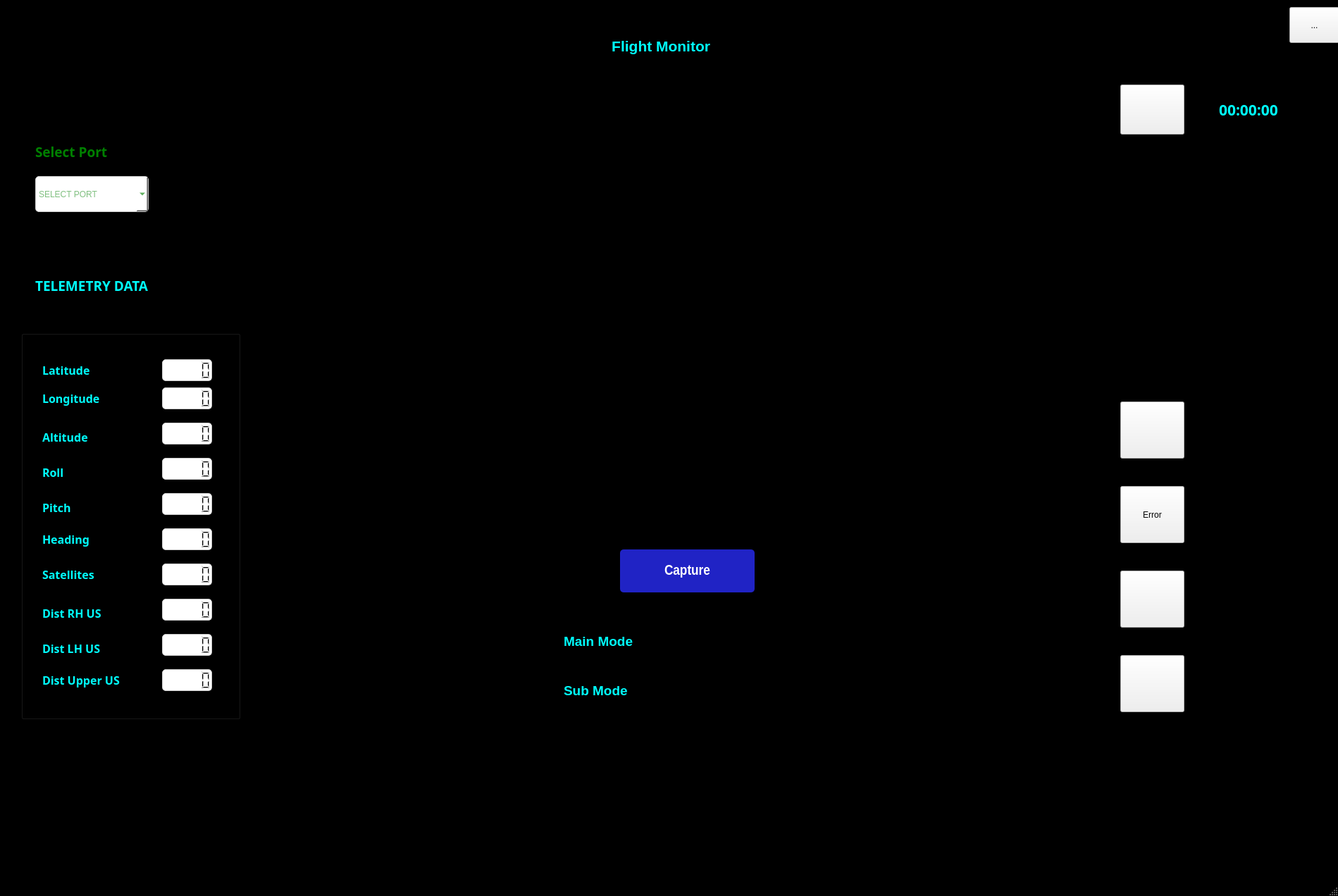
<?xml version="1.0" encoding="UTF-8"?>
<ui version="4.0">
 <class>DroneDashboard</class>
 <widget class="QMainWindow" name="DroneDashboard">
  <property name="geometry">
   <rect>
    <x>0</x>
    <y>0</y>
    <width>1899</width>
    <height>1272</height>
   </rect>
  </property>
  <property name="windowTitle">
   <string>MainWindow</string>
  </property>
  <property name="autoFillBackground">
   <bool>false</bool>
  </property>
  <property name="styleSheet">
   <string notr="true">QMainWindow{
    background-color: black;
}</string>
  </property>
  <property name="tabShape">
   <enum>QTabWidget::Rounded</enum>
  </property>
  <widget class="QWidget" name="centralwidget">
   <widget class="QComboBox" name="comboBoxPort">
    <property name="geometry">
     <rect>
      <x>50</x>
      <y>250</y>
      <width>161</width>
      <height>51</height>
     </rect>
    </property>
    <property name="accessibleName">
     <string>Select Port</string>
    </property>
    <property name="styleSheet">
     <string notr="true">QComboBox {
    background-color: white;
    color: green;
    border: 1px solid #CCCCCC;
    border-radius: 5px;
}
</string>
    </property>
    <property name="currentText">
     <string/>
    </property>
    <property name="placeholderText">
     <string>SELECT PORT</string>
    </property>
   </widget>
   <widget class="QLabel" name="label">
    <property name="geometry">
     <rect>
      <x>740</x>
      <y>10</y>
      <width>571</width>
      <height>111</height>
     </rect>
    </property>
    <property name="font">
     <font>
      <family>Arial</family>
      <pointsize>16</pointsize>
      <weight>75</weight>
      <bold>true</bold>
     </font>
    </property>
    <property name="styleSheet">
     <string notr="true">QLabel {
    color: cyan;
}</string>
    </property>
    <property name="text">
     <string>                      Flight Monitor</string>
    </property>
   </widget>
   <widget class="QLabel" name="labelCameraFeed">
    <property name="geometry">
     <rect>
      <x>430</x>
      <y>120</y>
      <width>1101</width>
      <height>561</height>
     </rect>
    </property>
    <property name="text">
     <string/>
    </property>
    <property name="scaledContents">
     <bool>true</bool>
    </property>
   </widget>
   <widget class="QPushButton" name="CaptureButton">
    <property name="geometry">
     <rect>
      <x>880</x>
      <y>780</y>
      <width>191</width>
      <height>61</height>
     </rect>
    </property>
    <property name="font">
     <font>
      <family>Arial Narrow</family>
      <pointsize>16</pointsize>
      <weight>75</weight>
      <bold>true</bold>
     </font>
    </property>
    <property name="styleSheet">
     <string notr="true">QPushButton {
    background-color: #2023C5;
    color: white;
    border: none;
    border-radius: 5px;
    padding: 10px 20px;
}

QPushButton:hover {
    background-color: #45a049;
}
</string>
    </property>
    <property name="text">
     <string>Capture</string>
    </property>
   </widget>
   <widget class="QGroupBox" name="groupBox">
    <property name="geometry">
     <rect>
      <x>30</x>
      <y>470</y>
      <width>311</width>
      <height>551</height>
     </rect>
    </property>
    <property name="font">
     <font>
      <family>Arial Rounded MT Bold</family>
      <pointsize>14</pointsize>
     </font>
    </property>
    <property name="styleSheet">
     <string notr="true">QGroupBox {
    color: cyan;
}</string>
    </property>
    <widget class="QLCDNumber" name="lcdNumber">
     <property name="geometry">
      <rect>
       <x>200</x>
       <y>40</y>
       <width>71</width>
       <height>31</height>
      </rect>
     </property>
     <property name="styleSheet">
      <string notr="true">QLCDNumber {
    background-color: white;
    color: black;
    border: 1px solid #CCCCCC;
    border-radius: 5px;
}
</string>
     </property>
    </widget>
    <widget class="QLCDNumber" name="lcdNumber_2">
     <property name="geometry">
      <rect>
       <x>200</x>
       <y>130</y>
       <width>71</width>
       <height>31</height>
      </rect>
     </property>
     <property name="styleSheet">
      <string notr="true">QLCDNumber {
    background-color: white;
    color: black;
    border: 1px solid #CCCCCC;
    border-radius: 5px;
}
</string>
     </property>
    </widget>
    <widget class="QLCDNumber" name="lcdNumber_3">
     <property name="geometry">
      <rect>
       <x>200</x>
       <y>80</y>
       <width>71</width>
       <height>31</height>
      </rect>
     </property>
     <property name="styleSheet">
      <string notr="true">QLCDNumber {
    background-color: white;
    color: black;
    border: 1px solid #CCCCCC;
    border-radius: 5px;
}
</string>
     </property>
    </widget>
    <widget class="QLCDNumber" name="lcdNumber_4">
     <property name="geometry">
      <rect>
       <x>200</x>
       <y>180</y>
       <width>71</width>
       <height>31</height>
      </rect>
     </property>
     <property name="styleSheet">
      <string notr="true">QLCDNumber {
    background-color: white;
    color: black;
    border: 1px solid #CCCCCC;
    border-radius: 5px;
}
</string>
     </property>
    </widget>
    <widget class="QLCDNumber" name="lcdNumber_5">
     <property name="geometry">
      <rect>
       <x>200</x>
       <y>230</y>
       <width>71</width>
       <height>31</height>
      </rect>
     </property>
     <property name="styleSheet">
      <string notr="true">QLCDNumber {
    background-color: white;
    color: black;
    border: 1px solid #CCCCCC;
    border-radius: 5px;
}
</string>
     </property>
    </widget>
    <widget class="QLCDNumber" name="lcdNumber_6">
     <property name="geometry">
      <rect>
       <x>200</x>
       <y>280</y>
       <width>71</width>
       <height>31</height>
      </rect>
     </property>
     <property name="styleSheet">
      <string notr="true">QLCDNumber {
    background-color: white;
    color: black;
    border: 1px solid #CCCCCC;
    border-radius: 5px;
}
</string>
     </property>
    </widget>
    <widget class="QLCDNumber" name="lcdNumber_7">
     <property name="geometry">
      <rect>
       <x>200</x>
       <y>330</y>
       <width>71</width>
       <height>31</height>
      </rect>
     </property>
     <property name="styleSheet">
      <string notr="true">QLCDNumber {
    background-color: white;
    color: black;
    border: 1px solid #CCCCCC;
    border-radius: 5px;
}
</string>
     </property>
    </widget>
    <widget class="QLCDNumber" name="lcdNumber_9">
     <property name="geometry">
      <rect>
       <x>200</x>
       <y>380</y>
       <width>71</width>
       <height>31</height>
      </rect>
     </property>
     <property name="styleSheet">
      <string notr="true">QLCDNumber {
    background-color: white;
    color: black;
    border: 1px solid #CCCCCC;
    border-radius: 5px;
}
</string>
     </property>
    </widget>
    <widget class="QLCDNumber" name="lcdNumber_10">
     <property name="geometry">
      <rect>
       <x>200</x>
       <y>430</y>
       <width>71</width>
       <height>31</height>
      </rect>
     </property>
     <property name="styleSheet">
      <string notr="true">QLCDNumber {
    background-color: white;
    color: black;
    border: 1px solid #CCCCCC;
    border-radius: 5px;
}
</string>
     </property>
    </widget>
    <widget class="QLCDNumber" name="lcdNumber_12">
     <property name="geometry">
      <rect>
       <x>200</x>
       <y>480</y>
       <width>71</width>
       <height>31</height>
      </rect>
     </property>
     <property name="styleSheet">
      <string notr="true">QLCDNumber {
    background-color: white;
    color: black;
    border: 1px solid #CCCCCC;
    border-radius: 5px;
}
</string>
     </property>
    </widget>
    <widget class="QLabel" name="Latitude">
     <property name="geometry">
      <rect>
       <x>30</x>
       <y>40</y>
       <width>121</width>
       <height>31</height>
      </rect>
     </property>
     <property name="font">
      <font>
       <family>Segoe UI Semibold</family>
       <pointsize>12</pointsize>
       <weight>75</weight>
       <bold>true</bold>
      </font>
     </property>
     <property name="styleSheet">
      <string notr="true">QLabel {
    color: cyan;
}</string>
     </property>
     <property name="text">
      <string>Latitude</string>
     </property>
    </widget>
    <widget class="QLabel" name="Longitude">
     <property name="geometry">
      <rect>
       <x>30</x>
       <y>80</y>
       <width>151</width>
       <height>31</height>
      </rect>
     </property>
     <property name="font">
      <font>
       <family>Segoe UI Semibold</family>
       <pointsize>12</pointsize>
       <weight>75</weight>
       <bold>true</bold>
      </font>
     </property>
     <property name="styleSheet">
      <string notr="true">QLabel {
    color: cyan;
}</string>
     </property>
     <property name="text">
      <string>Longitude</string>
     </property>
    </widget>
    <widget class="QLabel" name="Altitude">
     <property name="geometry">
      <rect>
       <x>30</x>
       <y>140</y>
       <width>131</width>
       <height>21</height>
      </rect>
     </property>
     <property name="font">
      <font>
       <family>Segoe UI Semibold</family>
       <pointsize>12</pointsize>
       <weight>75</weight>
       <bold>true</bold>
      </font>
     </property>
     <property name="styleSheet">
      <string notr="true">QLabel {
    color: cyan;
}</string>
     </property>
     <property name="text">
      <string>Altitude</string>
     </property>
    </widget>
    <widget class="QLabel" name="Roll">
     <property name="geometry">
      <rect>
       <x>30</x>
       <y>190</y>
       <width>141</width>
       <height>21</height>
      </rect>
     </property>
     <property name="font">
      <font>
       <family>Segoe UI Semibold</family>
       <pointsize>12</pointsize>
       <weight>75</weight>
       <bold>true</bold>
      </font>
     </property>
     <property name="styleSheet">
      <string notr="true">QLabel {
    color: cyan;
}</string>
     </property>
     <property name="text">
      <string>Roll</string>
     </property>
    </widget>
    <widget class="QLabel" name="Pitch">
     <property name="geometry">
      <rect>
       <x>30</x>
       <y>240</y>
       <width>131</width>
       <height>21</height>
      </rect>
     </property>
     <property name="font">
      <font>
       <family>Segoe UI Semibold</family>
       <pointsize>12</pointsize>
       <weight>75</weight>
       <bold>true</bold>
      </font>
     </property>
     <property name="styleSheet">
      <string notr="true">QLabel {
    color: cyan;
}</string>
     </property>
     <property name="text">
      <string>Pitch</string>
     </property>
    </widget>
    <widget class="QLabel" name="Heading">
     <property name="geometry">
      <rect>
       <x>30</x>
       <y>280</y>
       <width>151</width>
       <height>31</height>
      </rect>
     </property>
     <property name="font">
      <font>
       <family>Segoe UI Semibold</family>
       <pointsize>12</pointsize>
       <weight>75</weight>
       <bold>true</bold>
      </font>
     </property>
     <property name="styleSheet">
      <string notr="true">QLabel {
    color: cyan;
}</string>
     </property>
     <property name="text">
      <string>Heading</string>
     </property>
    </widget>
    <widget class="QLabel" name="Satellites">
     <property name="geometry">
      <rect>
       <x>30</x>
       <y>330</y>
       <width>161</width>
       <height>31</height>
      </rect>
     </property>
     <property name="font">
      <font>
       <family>Segoe UI Semibold</family>
       <pointsize>12</pointsize>
       <weight>75</weight>
       <bold>true</bold>
      </font>
     </property>
     <property name="styleSheet">
      <string notr="true">QLabel {
    color: cyan;
}</string>
     </property>
     <property name="text">
      <string>Satellites</string>
     </property>
    </widget>
    <widget class="QLabel" name="DistanceRH">
     <property name="geometry">
      <rect>
       <x>30</x>
       <y>390</y>
       <width>151</width>
       <height>21</height>
      </rect>
     </property>
     <property name="font">
      <font>
       <family>Segoe UI Semibold</family>
       <pointsize>12</pointsize>
       <weight>75</weight>
       <bold>true</bold>
      </font>
     </property>
     <property name="styleSheet">
      <string notr="true">QLabel {
    color: cyan;
}</string>
     </property>
     <property name="text">
      <string>Dist RH US</string>
     </property>
    </widget>
    <widget class="QLabel" name="DistanceLH">
     <property name="geometry">
      <rect>
       <x>30</x>
       <y>440</y>
       <width>161</width>
       <height>21</height>
      </rect>
     </property>
     <property name="font">
      <font>
       <family>Segoe UI Semibold</family>
       <pointsize>12</pointsize>
       <weight>75</weight>
       <bold>true</bold>
      </font>
     </property>
     <property name="styleSheet">
      <string notr="true">QLabel {
    color: cyan;
}</string>
     </property>
     <property name="text">
      <string>Dist LH US</string>
     </property>
    </widget>
    <widget class="QLabel" name="DistanceUpper">
     <property name="geometry">
      <rect>
       <x>30</x>
       <y>470</y>
       <width>161</width>
       <height>51</height>
      </rect>
     </property>
     <property name="font">
      <font>
       <family>Segoe UI Semibold</family>
       <pointsize>12</pointsize>
       <weight>75</weight>
       <bold>true</bold>
      </font>
     </property>
     <property name="styleSheet">
      <string notr="true">QLabel {
    color: cyan;
}</string>
     </property>
     <property name="text">
      <string>Dist Upper US</string>
     </property>
    </widget>
   </widget>
   <widget class="QLabel" name="label_14">
    <property name="geometry">
     <rect>
      <x>1720</x>
      <y>560</y>
      <width>47</width>
      <height>14</height>
     </rect>
    </property>
    <property name="text">
     <string/>
    </property>
    <property name="pixmap">
     <pixmap>../OneDrive/Desktop/.designer/backup/.venv/images/battery.png</pixmap>
    </property>
   </widget>
   <widget class="QLabel" name="error_status">
    <property name="geometry">
     <rect>
      <x>1730</x>
      <y>710</y>
      <width>161</width>
      <height>41</height>
     </rect>
    </property>
    <property name="font">
     <font>
      <pointsize>12</pointsize>
     </font>
    </property>
    <property name="styleSheet">
     <string notr="true">QLabel {
    color: cyan;
}</string>
    </property>
    <property name="text">
     <string/>
    </property>
   </widget>
   <widget class="QLabel" name="armed_status">
    <property name="geometry">
     <rect>
      <x>1730</x>
      <y>840</y>
      <width>161</width>
      <height>31</height>
     </rect>
    </property>
    <property name="font">
     <font>
      <pointsize>12</pointsize>
     </font>
    </property>
    <property name="styleSheet">
     <string notr="true">QLabel {
    color: cyan;
}</string>
    </property>
    <property name="text">
     <string/>
    </property>
   </widget>
   <widget class="QLabel" name="battery_status">
    <property name="geometry">
     <rect>
      <x>1730</x>
      <y>950</y>
      <width>161</width>
      <height>31</height>
     </rect>
    </property>
    <property name="font">
     <font>
      <pointsize>12</pointsize>
     </font>
    </property>
    <property name="styleSheet">
     <string notr="true">QLabel {
    color: cyan;
}</string>
    </property>
    <property name="text">
     <string/>
    </property>
   </widget>
   <widget class="QLabel" name="gps_status">
    <property name="geometry">
     <rect>
      <x>1730</x>
      <y>600</y>
      <width>161</width>
      <height>21</height>
     </rect>
    </property>
    <property name="font">
     <font>
      <pointsize>12</pointsize>
     </font>
    </property>
    <property name="styleSheet">
     <string notr="true">QLabel {
    color: cyan;
}</string>
    </property>
    <property name="text">
     <string/>
    </property>
   </widget>
   <widget class="QPushButton" name="ErrorButton">
    <property name="geometry">
     <rect>
      <x>1590</x>
      <y>690</y>
      <width>91</width>
      <height>81</height>
     </rect>
    </property>
    <property name="styleSheet">
     <string notr="true"/>
    </property>
    <property name="text">
     <string>Error</string>
    </property>
    <property name="icon">
     <iconset>
      <normaloff>images/warning.png</normaloff>images/warning.png</iconset>
    </property>
   </widget>
   <widget class="QPushButton" name="ArmedUnarmedButton">
    <property name="geometry">
     <rect>
      <x>1590</x>
      <y>810</y>
      <width>91</width>
      <height>81</height>
     </rect>
    </property>
    <property name="text">
     <string/>
    </property>
    <property name="icon">
     <iconset>
      <normaloff>images/drone.png</normaloff>images/drone.png</iconset>
    </property>
   </widget>
   <widget class="QPushButton" name="BatteryVoltage">
    <property name="geometry">
     <rect>
      <x>1590</x>
      <y>930</y>
      <width>91</width>
      <height>81</height>
     </rect>
    </property>
    <property name="text">
     <string/>
    </property>
    <property name="icon">
     <iconset>
      <normaloff>images/battery.png</normaloff>images/battery.png</iconset>
    </property>
   </widget>
   <widget class="QPushButton" name="GPSButton">
    <property name="geometry">
     <rect>
      <x>1590</x>
      <y>570</y>
      <width>91</width>
      <height>81</height>
     </rect>
    </property>
    <property name="text">
     <string/>
    </property>
    <property name="icon">
     <iconset>
      <normaloff>images/google-maps.png</normaloff>images/google-maps.png</iconset>
    </property>
   </widget>
   <widget class="QLabel" name="LabelTimer">
    <property name="geometry">
     <rect>
      <x>1730</x>
      <y>130</y>
      <width>131</width>
      <height>51</height>
     </rect>
    </property>
    <property name="font">
     <font>
      <family>Segoe UI Semibold</family>
      <pointsize>16</pointsize>
      <weight>75</weight>
      <bold>true</bold>
     </font>
    </property>
    <property name="styleSheet">
     <string notr="true">QLabel {
    color: cyan;
}</string>
    </property>
    <property name="text">
     <string>00:00:00</string>
    </property>
   </widget>
   <widget class="QPushButton" name="TimerButton">
    <property name="geometry">
     <rect>
      <x>1590</x>
      <y>120</y>
      <width>91</width>
      <height>71</height>
     </rect>
    </property>
    <property name="text">
     <string/>
    </property>
    <property name="icon">
     <iconset>
      <normaloff>images/flight.png</normaloff>images/flight.png</iconset>
    </property>
   </widget>
   <widget class="QLabel" name="LabelMode">
    <property name="geometry">
     <rect>
      <x>800</x>
      <y>890</y>
      <width>181</width>
      <height>41</height>
     </rect>
    </property>
    <property name="font">
     <font>
      <family>Arial</family>
      <pointsize>14</pointsize>
      <weight>75</weight>
      <bold>true</bold>
     </font>
    </property>
    <property name="styleSheet">
     <string notr="true">QLabel {
    color: cyan;
}</string>
    </property>
    <property name="text">
     <string>Main Mode</string>
    </property>
   </widget>
   <widget class="QLabel" name="mainmode_status">
    <property name="geometry">
     <rect>
      <x>1020</x>
      <y>890</y>
      <width>161</width>
      <height>31</height>
     </rect>
    </property>
    <property name="font">
     <font>
      <family>Segoe UI Semibold</family>
      <pointsize>12</pointsize>
      <weight>75</weight>
      <bold>true</bold>
     </font>
    </property>
    <property name="styleSheet">
     <string notr="true">QLabel {
    color: cyan;
}</string>
    </property>
    <property name="text">
     <string/>
    </property>
   </widget>
   <widget class="QLabel" name="LabelSubMode">
    <property name="geometry">
     <rect>
      <x>800</x>
      <y>960</y>
      <width>181</width>
      <height>41</height>
     </rect>
    </property>
    <property name="font">
     <font>
      <family>Arial</family>
      <pointsize>14</pointsize>
      <weight>75</weight>
      <bold>true</bold>
     </font>
    </property>
    <property name="styleSheet">
     <string notr="true">QLabel {
    color: cyan;
}</string>
    </property>
    <property name="text">
     <string>Sub Mode</string>
    </property>
   </widget>
   <widget class="QLabel" name="submode_status">
    <property name="geometry">
     <rect>
      <x>1020</x>
      <y>970</y>
      <width>151</width>
      <height>21</height>
     </rect>
    </property>
    <property name="font">
     <font>
      <family>Segoe UI Semibold</family>
      <pointsize>12</pointsize>
      <weight>75</weight>
      <bold>true</bold>
     </font>
    </property>
    <property name="styleSheet">
     <string notr="true">QLabel {
    color: cyan;
}</string>
    </property>
    <property name="text">
     <string/>
    </property>
   </widget>
   <widget class="QToolButton" name="CloseButton">
    <property name="geometry">
     <rect>
      <x>1830</x>
      <y>10</y>
      <width>71</width>
      <height>51</height>
     </rect>
    </property>
    <property name="text">
     <string>...</string>
    </property>
    <property name="icon">
     <iconset>
      <normaloff>images/cross.png</normaloff>images/cross.png</iconset>
    </property>
   </widget>
   <widget class="QLabel" name="logolabel">
    <property name="geometry">
     <rect>
      <x>50</x>
      <y>70</y>
      <width>251</width>
      <height>101</height>
     </rect>
    </property>
    <property name="styleSheet">
     <string notr="true">QLabel#logoLabel {
    qproperty-pixmap: url(:/Users/pavit/OneDrive/Desktop/Learning/python/drone/images/logo.png); 
}</string>
    </property>
    <property name="text">
     <string/>
    </property>
    <property name="pixmap">
     <pixmap>images/logo.png</pixmap>
    </property>
   </widget>
   <widget class="QLabel" name="telemetry_data">
    <property name="geometry">
     <rect>
      <x>50</x>
      <y>370</y>
      <width>301</width>
      <height>71</height>
     </rect>
    </property>
    <property name="font">
     <font>
      <family>Segoe UI Semibold</family>
      <pointsize>14</pointsize>
      <weight>75</weight>
      <bold>true</bold>
     </font>
    </property>
    <property name="styleSheet">
     <string notr="true">QLabel{
color:cyan;
}</string>
    </property>
    <property name="text">
     <string>TELEMETRY DATA</string>
    </property>
   </widget>
   <widget class="QLabel" name="SelectPortText">
    <property name="geometry">
     <rect>
      <x>50</x>
      <y>200</y>
      <width>241</width>
      <height>31</height>
     </rect>
    </property>
    <property name="font">
     <font>
      <family>Segoe UI Semibold</family>
      <pointsize>14</pointsize>
      <weight>75</weight>
      <bold>true</bold>
     </font>
    </property>
    <property name="styleSheet">
     <string notr="true">QLabel{
color: green;
}</string>
    </property>
    <property name="text">
     <string>Select Port</string>
    </property>
   </widget>
  </widget>
  <widget class="QMenuBar" name="menubar">
   <property name="geometry">
    <rect>
     <x>0</x>
     <y>0</y>
     <width>1899</width>
     <height>22</height>
    </rect>
   </property>
  </widget>
  <widget class="QStatusBar" name="statusbar"/>
 </widget>
 <resources/>
 <connections/>
</ui>
